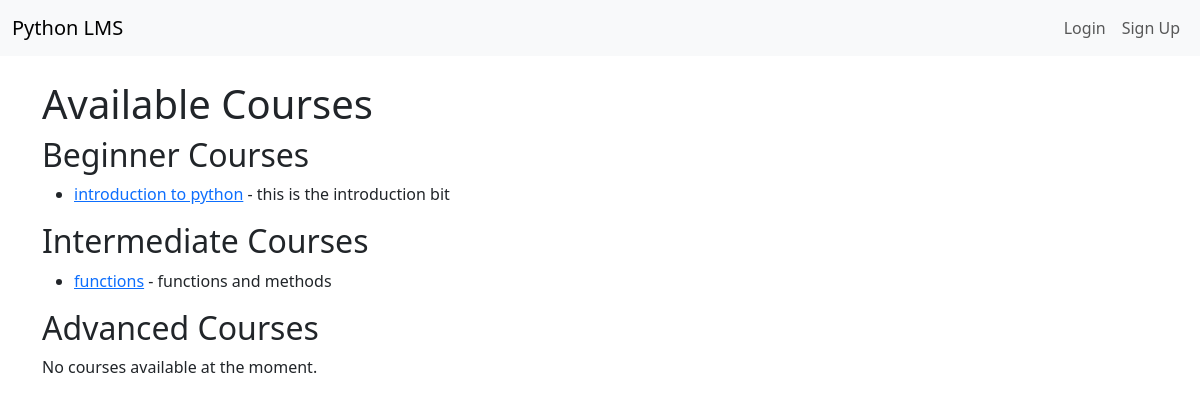
The page / on the database its author committed.
### learning/models.py (models this page shows, shortened)
class Course(models.Model):
    LEVEL_CHOICES = [
        ('beginner', 'Beginner'),
        ('intermediate', 'Intermediate'),
        ('advanced', 'Advanced'),
    ]
    title = models.CharField(max_length=200)
    description = models.TextField()
    content = models.TextField()
    level = models.CharField(max_length=20, choices=LEVEL_CHOICES)
    created_at = models.DateTimeField(auto_now_add=True)

### learning/views.py (the view)
# urls.py: path('', views.course_list, name='course_list'),
def course_list(request):
    courses_by_level = {
        'Beginner': Course.objects.filter(level='beginner'),
        'Intermediate': Course.objects.filter(level='intermediate'),
        'Advanced': Course.objects.filter(level='advanced'),
    }
    context = {
        'courses_by_level': courses_by_level,
    }
    return render(request, 'course_list.html', context)

### learning/templates/course_list.html
{% extends 'base.html' %}
{% block content %}
<h1>Available Courses</h1>
{% for level, courses in courses_by_level.items %}
    <h2>{{ level }} Courses</h2>
    {% if courses %}
        <ul>
        {% for course in courses %}
            <li>
                <a href="{% url 'course_detail' course.id %}">{{ course.title }}</a> - {{ course.description }}
            </li>
        {% endfor %}
        </ul>
    {% else %}
        <p>No  courses available at the moment.</p>
    {% endif %}
{% endfor %}
{% endblock %}

### rows shown on the page
Course: title "introduction to python", description "this is the introduction bit"
Course: title "functions", description "functions and methods"

### other values the page prints
{{ level }} "Beginner" "Intermediate" "Advanced"
